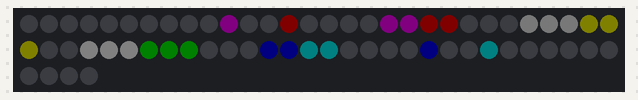
Simulated run of this sketch. Board: Arduino Uno, built with avr-gcc and run on an emulated ATmega328P. On the bench: 64 RGB LEDs in strip order, left to right, continuing on the next row. Dim RGB values are drawn brighter than linear.

Above: at 0.1 s.
At 0.6 s:
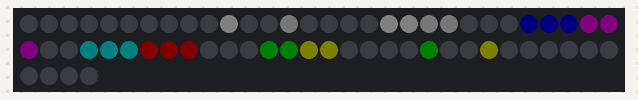
At 1.1 s:
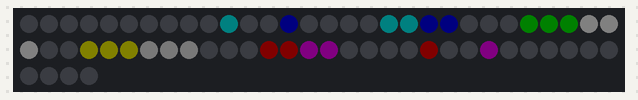
At 1.6 s:
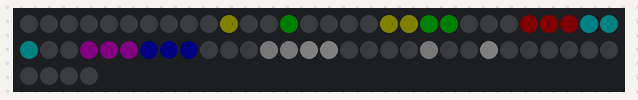

The sketch:

Star_Rotato.ino
```cpp
#include <Adafruit_NeoPixel.h>
#include "frames.h"
Adafruit_NeoPixel beard (64, 6);
int x = 0;

int colors[9][3] {
  {0, 0, 0},
  {255, 0, 255},
  {255, 0, 0},
  {255, 255, 0},
  {0, 255, 0},
  {0, 255, 255},
  {0, 0, 255},
  {255, 255, 255},
  {122, 122, 122}
};

void setup() {
  beard.begin();
  beard.clear();
  beard.setBrightness(5);
}

void loop() {
  for (int i = 0; i <= beard.numPixels(); i++) {
    int whichColor = animation[x][i];
    int r = colors[whichColor][0];
    int g = colors[whichColor][1];
    int b = colors[whichColor][2];
    beard.setPixelColor(i, r, g, b);
  }
  beard.show();
  delay(500);
  x = (x + 1) % 4;
}
```

frames.h
```cpp
int animation[8][64]{
  {
   0,0,0,0,0,0,0,0,
   0,0,1,0,0,2,0,0,
   0,0,1,1,2,2,0,0,
   0,8,8,8,3,3,3,0,
   0,7,7,7,4,4,4,0,
   0,0,6,6,5,5,0,0,
   0,0,6,0,0,5,0,0,
   0,0,0,0,0,0,0,0
   },
  {
   0,0,0,0,0,0,0,0,
   0,0,7,0,0,8,0,0,
   0,0,7,7,8,8,0,0,
   0,6,6,6,1,1,1,0,
   0,5,5,5,2,2,2,0,
   0,0,4,4,3,3,0,0,
   0,0,4,0,0,3,0,0,
   0,0,0,0,0,0,0,0
   },
  {
   0,0,0,0,0,0,0,0,
   0,0,5,0,0,6,0,0,
   0,0,5,5,6,6,0,0,
   0,4,4,4,7,7,7,0,
   0,3,3,3,8,8,8,0,
   0,0,2,2,1,1,0,0,
   0,0,2,0,0,1,0,0,
   0,0,0,0,0,0,0,0
   },
  {
   0,0,0,0,0,0,0,0,
   0,0,3,0,0,4,0,0,
   0,0,3,3,4,4,0,0,
   0,2,2,2,5,5,5,0,
   0,1,1,1,6,6,6,0,
   0,0,8,8,7,7,0,0,
   0,0,8,0,0,7,0,0,
   0,0,0,0,0,0,0,0
   },
};
```

Measured:
- by itself, everything shown: repeats every 2.0 s, in 4 steps
- what the display in image 1 shows lasts 0.5 s, from 0.5 s to 1.0 s
